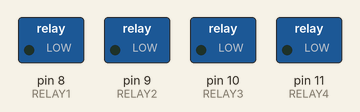
Simulated run of this sketch. Board: Arduino Uno, built with avr-gcc and run on an emulated ATmega328P. Parts: switched loads named in the sketch (green lamp = pin HIGH).

Above: at 1.0 s.
At 3.0 s:
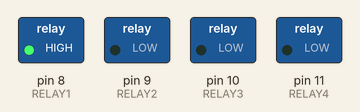
At 5.0 s:
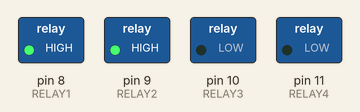
At 7.0 s:
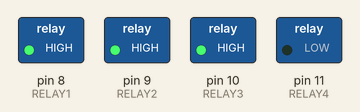
At 9.0 s:
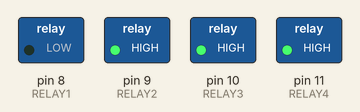
Timing chart, 0 to 10.4 s (numbered marks = the images above):
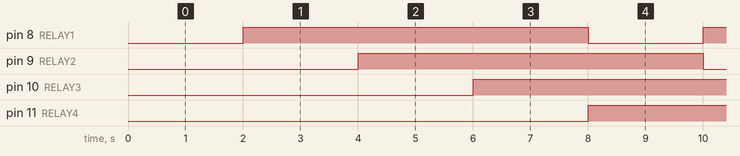

The sketch:

basic_test.ino
```cpp
/* 5V 4-Channel Relay Module [S147] : http://rdiot.tistory.com/101 [RDIoT Demo] */

#define RELAY1  8
#define RELAY2  9
#define RELAY3  10
#define RELAY4  11

void setup()
{
  pinMode(RELAY1, OUTPUT);
  pinMode(RELAY2, OUTPUT);
  pinMode(RELAY3, OUTPUT);
  pinMode(RELAY4, OUTPUT);
}
 void loop()
{
   digitalWrite(RELAY1,LOW);           // Turns ON Relays 1
   delay(2000);                        // Wait 2 seconds
   digitalWrite(RELAY1,HIGH);          // Turns Relay Off
   digitalWrite(RELAY2,LOW);           // Turns ON Relays 2
   delay(2000);                        // Wait 2 seconds
   digitalWrite(RELAY2,HIGH);          // Turns Relay Off
   digitalWrite(RELAY3,LOW);           // Turns ON Relays 3
   delay(2000);                        // Wait 2 seconds
   digitalWrite(RELAY3,HIGH);          // Turns Relay Off
   digitalWrite(RELAY4,LOW);           // Turns ON Relays 4
   delay(2000);                        // Wait 2 seconds
   digitalWrite(RELAY4,HIGH);          // Turns Relay Off
}
```

Measured:
- by itself, pin 8 (RELAY1), pin 9 (RELAY2), pin 10 (RELAY3), pin 11 (RELAY4): alternates HIGH for 6.0 s and LOW for 2.0 s
